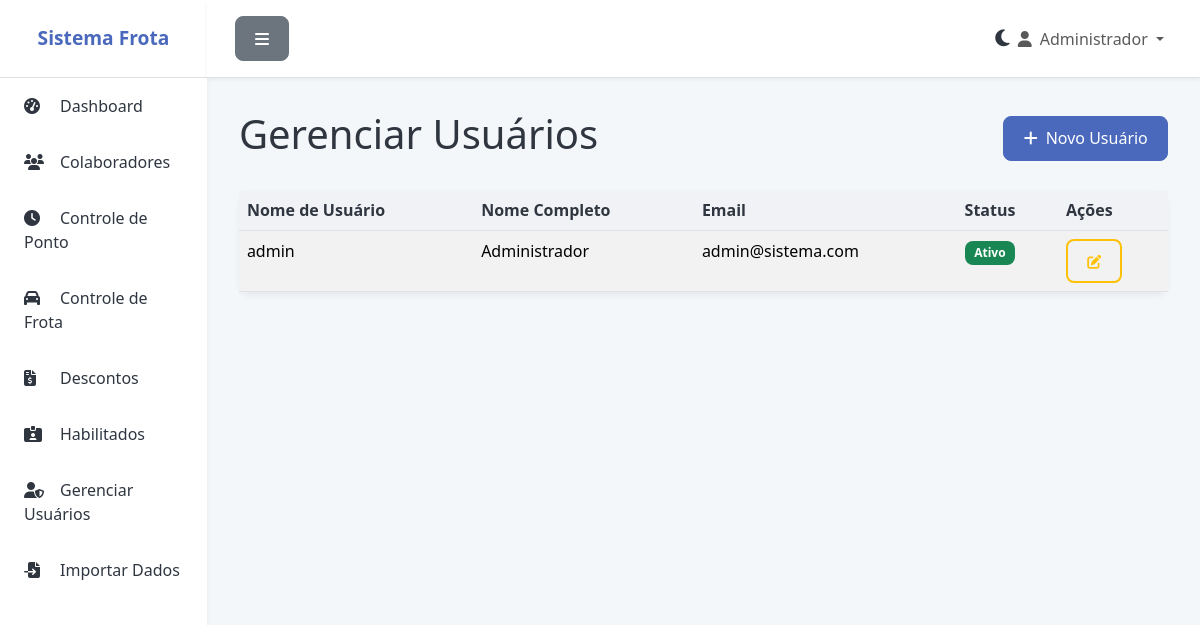
The app's page /usuarios (signed in) with its own data.
### app.py (models this page shows)
class Usuario(UserMixin, db.Model):
    id = db.Column(db.Integer, primary_key=True)
    username = db.Column(db.String(80), unique=True, nullable=False)
    password_hash = db.Column(db.String(200), nullable=False)
    nome = db.Column(db.String(100), nullable=False)
    email = db.Column(db.String(120), unique=True, nullable=False)
    ativo = db.Column(db.Boolean, default=True)
    criado_em = db.Column(db.DateTime, default=datetime.utcnow)

### app.py (the view)
@app.route('/usuarios')
@login_required
def usuarios():
    if not is_admin():
        flash('Acesso negado. Apenas administradores podem gerenciar usuários.', 'error')
        return redirect(url_for('index'))
    usuarios = Usuario.query.all()
    return render_template('usuarios.html', usuarios=usuarios)

### app.py (called while the page is built, shortened)
@login_manager.user_loader
def load_user(user_id):
    return Usuario.query.get(int(user_id))

def is_admin():
    return current_user.is_authenticated and current_user.username == 'admin'

@app.before_request
def create_tables():
    db.create_all()

### templates/usuarios.html (shortened to what this page needs)
{% extends "base.html" %}
{% block content %}
<div class="d-flex justify-content-between align-items-center mb-4">
    <h1 class="fw-light">Gerenciar Usuários</h1>
    <a href="{{ url_for('novo_usuario') }}" class="btn btn-primary"><i class="fas fa-plus me-2"></i>Novo Usuário</a>
</div>
<div class="card">
    <div class="card-body p-0">
        <div class="table-responsive">
            <table class="table table-striped table-hover mb-0">
                <thead class="bg-light">
                    <tr>
                        <th scope="col">Nome de Usuário</th>
                        <th scope="col">Nome Completo</th>
                        <th scope="col">Email</th>
                        <th scope="col">Status</th>
                        <th scope="col">Ações</th>
                    </tr>
                </thead>
                <tbody>
                    {% for usuario in usuarios %}
                    <tr>
                        <td>{{ usuario.username }}</td>
                        <td>{{ usuario.nome }}</td>
                        <td>{{ usuario.email }}</td>
                        <td>
                            {% if usuario.ativo %}
                                <span class="badge bg-success">Ativo</span>
                            {% else %}
                                <span class="badge bg-danger">Inativo</span>
                            {% endif %}
                        </td>
                        <td>
                            <a href="{{ url_for('editar_usuario', id=usuario.id) }}" class="btn btn-sm btn-outline-warning" title="Editar"><i class="fas fa-edit"></i></a>
                        </td>
                    </tr>
                    {% else %}
                    <tr>
                        <td colspan="5" class="text-center text-muted py-4">Nenhum usuário cadastrado.</td>
                    </tr>
                    {% endfor %}
                </tbody>
            </table>
        </div>
    </div>
</div>
{% endblock %}

### templates/base.html (shortened to what this page needs)
<!DOCTYPE html>
<html lang="pt-BR">
<head>
    <link href="https://cdn.jsdelivr.net/npm/bootstrap@5.3.3/dist/css/bootstrap.min.css" rel="stylesheet">
    <link rel="stylesheet" href="https://cdnjs.cloudflare.com/ajax/libs/font-awesome/6.5.1/css/all.min.css">
</head>
<body>
    <div class="d-flex" id="wrapper">
        <div id="sidebar-wrapper">
            <div class="sidebar-heading">Sistema Frota</div>
            <div class="list-group list-group-flush">
                <a href="{{ url_for('index') }}" class="list-group-item"><i class="fas fa-tachometer-alt"></i>Dashboard</a>
                <a href="{{ url_for('colaboradores') }}" class="list-group-item"><i class="fas fa-users"></i>Colaboradores</a>
                <a href="{{ url_for('pontos') }}" class="list-group-item"><i class="fas fa-clock"></i>Controle de Ponto</a>
                <a href="{{ url_for('frota') }}" class="list-group-item"><i class="fas fa-car"></i>Controle de Frota</a>
                <a href="{{ url_for('descontos') }}" class="list-group-item"><i class="fas fa-file-invoice-dollar"></i>Descontos</a>
                <a href="{{ url_for('habilitados') }}" class="list-group-item"><i class="fas fa-id-card-alt"></i>Habilitados</a>
                {% if current_user.username == 'admin' %}
                <a href="{{ url_for('usuarios') }}" class="list-group-item"><i class="fas fa-user-shield"></i>Gerenciar Usuários</a>
                <a href="{{ url_for('importar') }}" class="list-group-item"><i class="fas fa-file-import"></i>Importar Dados</a>
                {% endif %}
            </div>
        </div>
        <div id="page-content-wrapper">
            <nav class="navbar navbar-expand-lg navbar-light border-bottom">
                <div class="container-fluid">
                    <button class="btn btn-secondary" id="menu-toggle"><i class="fas fa-bars"></i></button>
                    <div class="collapse navbar-collapse" id="navbarSupportedContent">
                        <ul class="navbar-nav ms-auto mt-2 mt-lg-0">
                             <li class="nav-item d-flex align-items-center">
                                <span class="mode-toggle" id="mode-toggle">
                                    <i class="fas fa-moon"></i>
                                </span>
                             </li>
                             {% if current_user.is_authenticated %}
                            <li class="nav-item dropdown">
                                <a class="nav-link dropdown-toggle" href="#" id="navbarDropdown" role="button" data-bs-toggle="dropdown" aria-expanded="false">
                                    <i class="fas fa-user me-2"></i>{{ current_user.nome }}
                                </a>
                            </li>
                             {% endif %}
                        </ul>
                    </div>
                </div>
            </nav>
            <main class="container-fluid">
                {% block content %}{% endblock %}
            </main>
        </div>
        </div>
</body>
</html>

### templates/base.html (style rules this page uses)
:root { --primary-color: #4a69bd; --secondary-color: #8b9dc3; --success-color: #6c5ce7; --danger-color: #e84393; --warning-color: #fdcb6e; --info-color: #00cec9; --light-color: #f1f2f6; --dark-color: #2f3640; --background-color: #f4f7f9; --card-background: #ffffff; --sidebar-background: #ffffff; --sidebar-text: #2f3640; --header-background: #ffffff; }
body { background-color: var(--background-color); font-family: 'Segoe UI', Roboto, 'Helvetica Neue', Arial, sans-serif; color: var(--dark-color); transition: background-color 0.3s, color 0.3s; }
#wrapper { display: flex; }
#sidebar-wrapper { min-height: 100vh; width: 250px; background-color: var(--sidebar-background); box-shadow: 0 4px 6px rgba(0, 0, 0, 0.05); transition: all 0.3s ease; }
.sidebar-heading { padding: 1.5rem 1rem; font-size: 1.2rem; font-weight: bold; color: var(--primary-color); text-align: center; border-bottom: 1px solid #e0e0e0; }
.list-group-item { background-color: var(--sidebar-background) !important; color: var(--sidebar-text) !important; border: none; padding: 1rem 1.5rem; transition: background-color 0.3s, color 0.3s; border-radius: 0; }
.list-group-item i { width: 20px; margin-right: 1rem; }
#page-content-wrapper { flex-grow: 1; width: 100%; transition: all 0.3s ease; }
.navbar { background-color: var(--header-background) !important; border-bottom: 1px solid #e0e0e0; padding: 1rem; box-shadow: 0 2px 4px rgba(0, 0, 0, 0.05); transition: background-color 0.3s; }
main.container-fluid { padding: 2rem !important; }
.card { border: none; border-radius: 0.75rem; background-color: var(--card-background); box-shadow: 0 4px 6px rgba(0, 0, 0, 0.05); transition: transform 0.3s ease, background-color 0.3s; }
.table { color: var(--dark-color); }
.table thead th { background-color: var(--light-color); color: var(--sidebar-text); transition: background-color 0.3s; }
.btn { border-radius: 0.5rem; font-weight: 500; padding: 0.6rem 1.2rem; transition: background-color 0.3s, color 0.3s, border-color 0.3s; }
.btn-primary { background-color: var(--primary-color); border-color: var(--primary-color); }
.btn-outline-warning, .btn-outline-danger, .btn-outline-info { border-width: 2px; }
.badge { border-radius: 0.5rem; padding: 0.5em 0.8em; font-weight: 600; }
.mode-toggle { cursor: pointer; font-size: 1.2rem; margin-left: 1rem; color: var(--sidebar-text); }

### records on screen
Usuario: nome "Administrador", username "admin", email "admin@sistema.com", ativo "Ativo"
